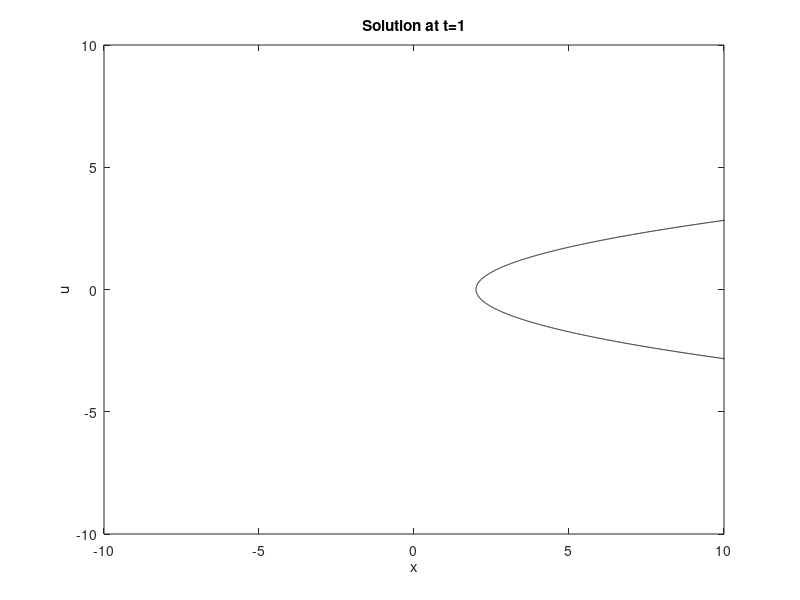
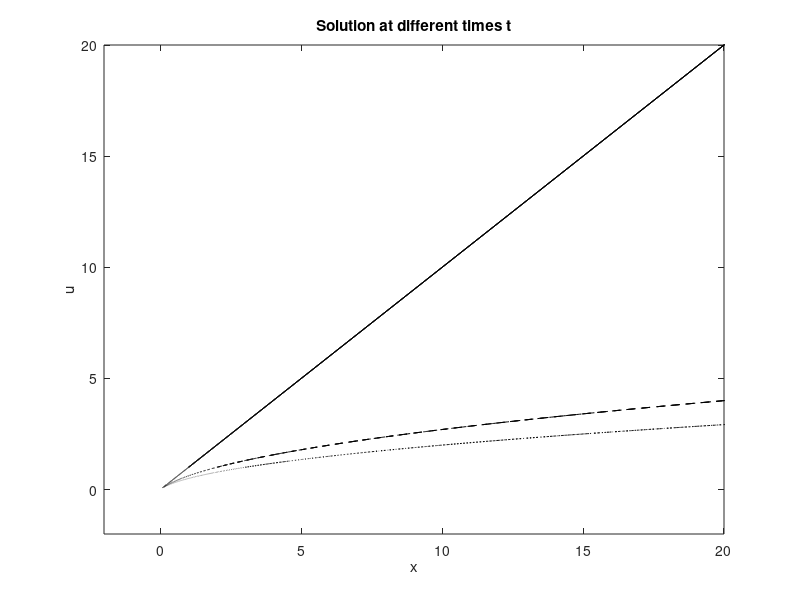

Write the MATLAB code that produced these figures, in order. (Note: this script raises an error after producing the figures.)
% Values x0 to iterate through
x0s = linspace(-10, 10, 10000);

% Part (a)

% Functions
x1 = @(s, x0) x0.^2*s + 2;
U1 = @(x0) x0;

% Plot
s = 1;

figure();
plot(x1(s, x0s), U1(x0s), 'k');

xlabel('x');
ylabel('u');
xlim([-10, 10]);
ylim([-10, 10]);
title('Solution at t=1');

% Part (b)

% Functions
phi = @(x0) (1 ./ (1 + x0).^2) .* (x0 <= 0) + ((1 + x0).^2) .* (x0 > 0);
x2 = @(s, x0) phi(x0).^2 * s + phi(x0);
U2 = @(x0) phi(x0);

% Plot
ss = [0, 1, 2];
plot_vals = zeros(2, length(x0s), length(ss));
idx = 1;

for s = ss
  plot_vals(:, :, idx) = [x2(s, x0s); U2(x0s)];

  idx = idx + 1;
end

figure();

plot(...
  plot_vals(1, :, 1), plot_vals(2, :, 1), 'k', ...
  plot_vals(1, :, 2), plot_vals(2, :, 2), 'k--', ...
  plot_vals(1, :, 3), plot_vals(2, :, 3), 'k:' ...
)

xlabel('x');
ylabel('u');
xlim([-2, 20]);
ylim([-2, 20]);
title('Solution at different times t');
legend(strcat('t=', string(ss)));
